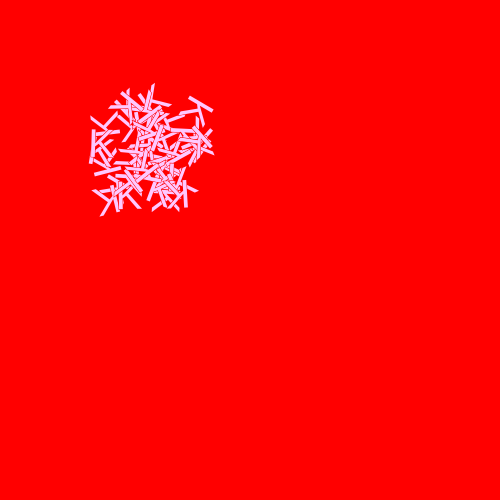
Frame 1 (no input)
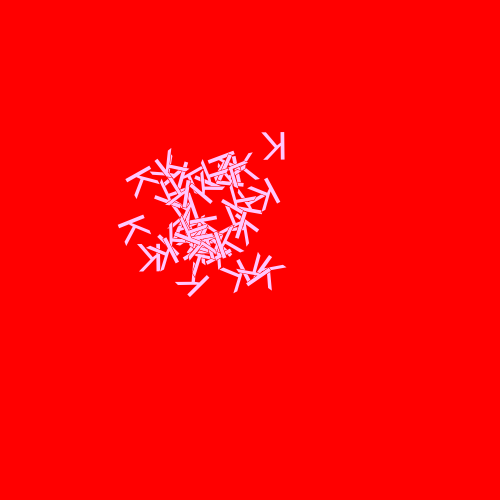
Frame 60 (no input)
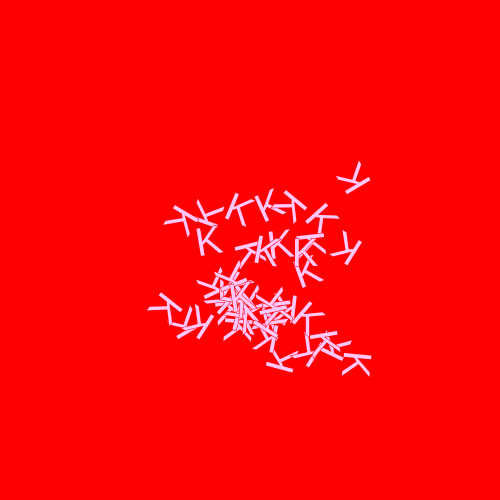
Frame 120 (the mouse pressed at the canvas centre since frame 60)

The p5.js sketch that drew these frames (run headless with seeded random() and noise() and a simulated clock; from frame 60 on, the mouse is pressed at the canvas centre):

// p5.js sketch
// ── sketch.js
//Bouncing letters
//Eevi Rutanen
//20.11.2020
//Variation of the bouncing balls sketch with added mouse and keyboard interaction.
//Add more letters by clicking the mouse.
//Change the letters by typing a key.

//Modify this to make each letter different or to spell out a sentence!

var num = 40; //number of letters in the beginning
//make two empty arrays for x and y coordinates 
var posY = [];
var posX = [];
var rot = [];
//make two empty arrays for x and y directions
var directionX = [];
var directionY = [];
var size = 40; //letter size
var letter = "K"; //letter to be drawn
function setup(){
    createCanvas(500,500);
    angleMode(DEGREES);
    //push random values to empty arrays for coordinates and directions
    for(var i=0; i<num; i++){
        posX.push(random(100, 200));
        posY.push(random(100,200));
        directionX.push(random(0.5,1.5));
        directionY.push(random(0.5,1.5));
        rot.push(random(0,360));
    }
    textSize(size);
    textAlign(CENTER,CENTER);
    textFont("Helvetica");
    fill(255,200,255);
    stroke(255,0,0);
}
function draw(){
    background(255,0,0);
    //loop through all letters
    for(var i=0; i<posX.length; i++){
        //translate to corresponding coordinates, rotate and draw letter
        push();
            translate(posX[i],posY[i]);
            rotate(rot[i]);
            text(letter,0,0);
        pop();
        //move each letter to the corresponding direction
        posY[i] += directionY[i];
        posX[i] += directionX[i];
        //increase rotation
        rot[i]++;
        //check boundaries for y-coordinates
        //if out of bounds, reverse direction
        if(posY[i] > height-size/2 || posY[i] < size/2){
            directionY[i] *= (-1);
        }
        //check boundaries for x-coordinates
        //if out of bounds, reverse direction
        if(posX[i] > width-size/2 || posX[i] < size/2){
            directionX[i] *= (-1);
        }
    }
}

//make more letters when mouse is pressed
//new values for the new letter are pushed to each array
function mousePressed(){
    posX.push(mouseX);
    posY.push(mouseY);
    directionX.push(random(1,2));
    directionY.push(random(1,2));
    rot.push(random(-45,45));
}
//change the letter when key is typed
//convert letter to uppercase
function keyTyped(){
    letter = key;
    letter = letter.toUpperCase();
}
